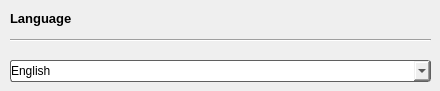
      <widget class="QWidget" name="page_Language">
       <widget class="QLabel" name="label_11">
        <property name="geometry">
         <rect>
          <x>10</x>
          <y>10</y>
          <width>81</width>
          <height>16</height>
         </rect>
        </property>
        <property name="font">
         <font>
          <pointsize>10</pointsize>
          <weight>75</weight>
          <bold>true</bold>
         </font>
        </property>
        <property name="text">
         <string>Language</string>
        </property>
       </widget>
       <widget class="Line" name="line_3">
        <property name="geometry">
         <rect>
          <x>10</x>
          <y>30</y>
          <width>421</width>
          <height>21</height>
         </rect>
        </property>
        <property name="orientation">
         <enum>Qt::Horizontal</enum>
        </property>
       </widget>
       <widget class="QComboBox" name="comboBox_Language">
        <property name="geometry">
         <rect>
          <x>10</x>
          <y>60</y>
          <width>421</width>
          <height>22</height>
         </rect>
        </property>
        <property name="styleSheet">
         <string notr="true">border: 1px solid rgb(95,95,95);
border-radius: 3px;
margin:0 0 0 0;</string>
        </property>
        <item>
         <property name="text">
          <string>English</string>
         </property>
        </item>
        <item>
         <property name="text">
          <string>简体中文</string>
         </property>
        </item>
        <item>
         <property name="text">
          <string>繁体中文</string>
         </property>
        </item>
       </widget>
      </widget>
